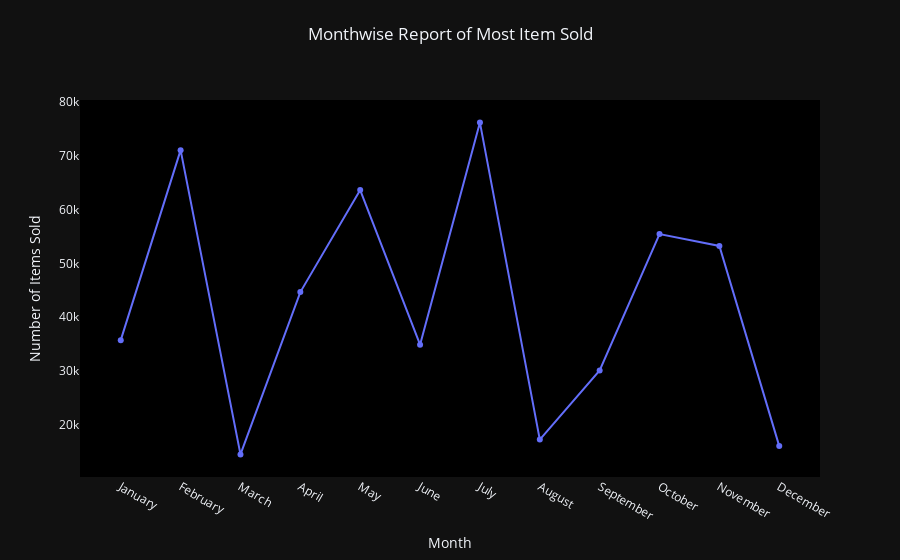

The notebook cell saved with this chart:
### Code cell
import plotly.express as px
fig=px.scatter(month_rep,x='Month',y='Units Sold',title='Monthwise Report of Most Item Sold')
fig.add_trace(px.line(month_rep,x='Month',y='Units Sold').data[0]) 
             
fig.update_layout(
    yaxis_title='Number of Items Sold',
    xaxis_title='Month',
    plot_bgcolor='black',
    title_x=0.5,
    title_y=0.95,
    yaxis=dict(showgrid=False),
    xaxis=dict(showgrid=False),
    template='plotly_dark'
)

iplot(fig)

### Figure 1 — Plotly figure (JSON) as saved in the notebook; plotly's stock layout.template omitted (floating-point values rounded to 4 significant figures)
{"data": [{"hovertemplate": "Month=%{x}<br>Units Sold=%{y}<extra></extra>", "legendgroup": "", "marker": {"color": "#636efa", "symbol": "circle"}, "mode": "markers", "name": "", "orientation": "v", "showlegend": false, "type": "scatter", "x": ["January", "February", "March", "April", "May", "June", "July", "August", "September", "October", "November", "December"], "xaxis": "x", "y": [35742, 71079, 14497, 44680, 63651, 34893, 76201, 17251, 30101, 55472, 53261, 16043], "yaxis": "y"}, {"hovertemplate": "Month=%{x}<br>Units Sold=%{y}<extra></extra>", "legendgroup": "", "line": {"color": "#636efa", "dash": "solid"}, "marker": {"symbol": "circle"}, "mode": "lines", "name": "", "orientation": "v", "showlegend": false, "type": "scatter", "x": ["January", "February", "March", "April", "May", "June", "July", "August", "September", "October", "November", "December"], "xaxis": "x", "y": [35742, 71079, 14497, 44680, 63651, 34893, 76201, 17251, 30101, 55472, 53261, 16043], "yaxis": "y"}], "layout": {"legend": {"tracegroupgap": 0}, "plot_bgcolor": "black", "title": {"text": "Monthwise Report of Most Item Sold", "x": 0.5, "y": 0.95}, "xaxis": {"anchor": "y", "domain": [0, 1], "showgrid": false, "title": {"text": "Month"}}, "yaxis": {"anchor": "x", "domain": [0, 1], "showgrid": false, "title": {"text": "Number of Items Sold"}}}}
